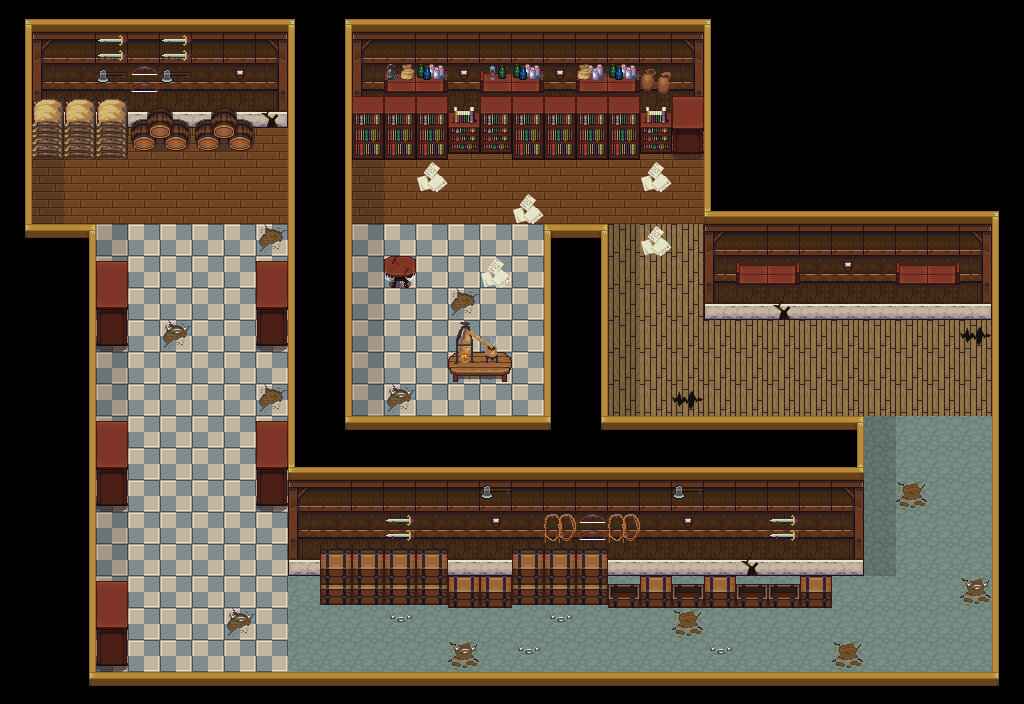

This game map was drawn from its Tiled (.tmx) file and the tilesets committed beside it. A one-line description and the full map source follow:
An orthogonal 32x22 tile map with 32x32 px tiles, 3 tile layers (floor and walls, furnitures, objects).

<map version="1.4" tiledversion="1.4.2" orientation="orthogonal" renderorder="right-down" width="32" height="22" tilewidth="32" tileheight="32" infinite="0" nextlayerid="4" nextobjectid="1">
 <tileset firstgid="1" source="interior.tsx" />
 <layer id="1" name="floor and walls" width="32" height="22">
  <data encoding="csv">
34,37,37,37,37,37,37,37,37,33,34,37,37,37,37,37,37,37,37,37,37,37,33,0,0,0,0,0,0,0,0,0,
22,97,98,98,98,98,98,98,2147483745,20,22,97,98,98,98,98,98,98,98,98,98,2147483745,20,0,0,0,0,0,0,0,0,0,
22,113,114,114,114,114,114,114,2147483761,20,22,113,114,114,114,114,114,114,114,114,114,2147483761,20,0,0,0,0,0,0,0,0,0,
22,129,130,130,130,130,130,130,2147483777,20,22,129,130,130,130,130,130,130,130,130,130,2147483777,20,0,0,0,0,0,0,0,0,0,
22,35,3,3,3,3,3,3,3,20,22,35,3,3,3,3,3,3,3,3,3,3,20,0,0,0,0,0,0,0,0,0,
22,35,3,3,3,3,3,3,3,20,22,35,3,3,3,3,3,3,3,3,3,3,20,0,0,0,0,0,0,0,0,0,
22,35,3,3,3,3,3,3,3,20,22,35,3,3,3,3,3,3,3,3,3,3,36,37,37,37,37,37,37,37,37,33,
18,5,6,65,67,67,67,67,66,20,22,65,67,67,67,67,67,4,6,49,51,51,97,98,98,98,98,98,98,98,2147483745,20,
0,0,22,65,67,67,67,67,67,20,22,65,67,67,67,67,67,20,22,49,51,51,113,114,114,114,114,114,114,114,2147483761,20,
0,0,22,65,67,67,67,67,67,20,22,65,67,67,66,67,67,20,22,49,51,51,129,130,130,130,130,130,130,130,2147483777,20,
0,0,22,65,67,66,67,67,67,20,22,65,67,67,67,67,67,20,22,49,51,51,51,51,51,51,51,51,51,51,50,20,
0,0,22,65,67,67,67,67,67,20,22,65,67,67,67,67,67,20,22,49,51,51,51,51,51,51,51,51,51,51,51,20,
0,0,22,65,67,67,67,67,66,20,22,65,66,67,67,67,67,20,22,49,51,50,51,51,51,51,51,51,51,51,51,20,
0,0,22,65,67,67,67,67,67,20,18,5,5,5,5,5,5,17,18,5,5,5,5,5,5,5,6,81,83,83,83,20,
0,0,22,65,67,67,67,67,67,36,37,37,37,37,37,37,37,37,37,37,37,37,37,37,37,37,38,81,83,83,83,20,
0,0,22,65,67,67,67,67,67,97,98,98,98,98,98,98,98,98,98,98,98,98,98,98,98,98,2147483745,81,82,83,83,20,
0,0,22,65,67,67,67,67,67,113,114,114,114,114,114,114,114,114,114,114,114,114,114,114,114,114,2147483761,81,83,83,83,20,
0,0,22,65,67,67,67,67,67,129,130,130,130,130,130,130,130,130,130,130,130,130,130,130,130,130,2147483777,81,83,83,83,20,
0,0,22,65,67,67,67,67,67,83,83,83,83,83,83,83,83,83,83,83,83,83,83,83,83,83,83,83,83,83,82,20,
0,0,22,65,67,67,67,66,67,83,83,83,83,83,83,83,83,83,83,83,83,82,83,83,83,83,83,83,83,83,83,20,
0,0,22,65,67,67,67,67,67,83,83,83,83,83,82,83,83,83,83,83,83,83,83,83,83,83,82,83,83,83,83,20,
0,0,18,5,5,5,5,5,5,5,5,5,5,5,5,5,5,5,5,5,5,5,5,5,5,5,5,5,5,5,5,17
</data>
 </layer>
 <layer id="2" name="furnitures" width="32" height="22">
  <data encoding="csv">
0,0,0,0,0,0,0,0,0,0,0,0,0,0,0,0,0,0,0,0,0,0,0,0,0,0,0,0,0,0,0,0,
0,0,0,0,0,0,0,0,0,0,0,0,0,0,0,0,0,0,0,0,0,0,0,0,0,0,0,0,0,0,0,0,
0,0,0,0,0,0,0,0,0,0,0,0,168,169,0,168,169,0,168,169,0,0,0,0,0,0,0,0,0,0,0,0,
0,14,14,14,133,134,133,134,42,0,0,101,101,101,107,101,101,101,101,101,107,56,0,0,0,0,0,0,0,0,0,0,
0,30,30,30,149,150,149,150,0,0,0,117,117,117,121,121,117,117,117,117,121,72,0,0,0,0,0,0,0,0,0,0,
0,0,0,0,0,0,0,0,0,0,0,0,0,43,0,0,0,0,0,0,43,0,0,0,0,0,0,0,0,0,0,0,
0,0,0,0,0,0,0,0,0,0,0,0,0,0,0,0,43,0,0,0,0,0,0,0,0,0,0,0,0,0,0,0,
0,0,0,0,0,0,0,0,0,0,0,0,0,0,0,0,0,0,0,0,43,0,0,0,0,0,0,0,0,0,0,0,
0,0,0,55,0,0,0,0,55,0,0,0,164,0,0,43,0,0,0,0,0,0,0,168,169,0,0,0,168,169,0,0,
0,0,0,71,0,0,0,0,71,0,0,0,0,0,0,0,0,0,0,0,0,0,0,0,42,0,0,0,0,0,0,0,
0,0,0,87,0,0,0,0,87,0,0,0,0,0,180,181,0,0,0,0,0,0,0,0,0,0,0,0,0,0,0,0,
0,0,0,0,0,0,0,0,0,0,0,0,0,0,196,197,0,0,0,0,0,0,0,0,0,0,0,0,0,0,0,0,
0,0,0,0,0,0,0,0,0,0,0,0,0,0,0,0,0,0,0,0,0,0,0,0,0,0,0,0,0,0,0,0,
0,0,0,55,0,0,0,0,55,0,0,0,0,0,0,0,0,0,0,0,0,0,0,0,0,0,0,0,0,0,0,0,
0,0,0,71,0,0,0,0,71,0,0,0,0,0,0,0,0,0,0,0,0,0,0,0,0,0,0,0,0,0,0,0,
0,0,0,87,0,0,0,0,87,0,0,0,0,0,0,0,0,0,0,0,0,0,0,0,0,0,0,0,0,0,0,0,
0,0,0,0,0,0,0,0,0,0,0,0,0,0,0,0,0,0,0,0,0,0,0,0,0,0,0,0,0,0,0,0,
0,0,0,0,0,0,0,0,0,0,135,135,135,135,0,0,135,135,135,0,0,0,0,42,0,0,0,0,0,0,0,0,
0,0,0,55,0,0,0,0,0,0,151,151,151,151,155,155,151,151,151,153,155,153,155,153,153,155,0,0,0,0,0,0,
0,0,0,71,0,0,0,0,0,0,0,0,24,0,0,0,0,24,0,0,0,0,0,0,0,0,0,0,0,0,0,0,
0,0,0,87,0,0,0,0,0,0,0,0,0,0,0,0,24,0,0,0,0,0,24,0,0,0,0,0,0,0,0,0,
0,0,0,0,0,0,0,0,0,0,0,0,0,0,0,0,0,0,0,0,0,0,0,0,0,0,0,0,0,0,0,0
</data>
 </layer>
 <layer id="3" name="objects" width="32" height="22">
  <data encoding="csv">
0,0,0,0,0,0,0,0,0,0,0,0,0,0,0,0,0,0,0,0,0,0,0,0,0,0,0,0,0,0,0,0,
0,0,0,9,0,9,0,0,0,0,0,0,0,0,0,0,0,0,0,0,0,0,0,0,0,0,0,0,0,0,0,0,
0,0,0,10,25,10,0,12,0,0,0,0,74,75,12,8,75,12,73,75,44,0,0,0,0,0,0,0,0,0,0,0,
0,0,0,0,0,0,0,0,0,0,0,0,0,0,0,0,0,0,0,0,0,0,0,0,0,0,0,0,0,0,0,0,
0,0,0,0,0,0,0,0,0,0,0,0,0,0,0,0,0,0,0,0,0,0,0,0,0,0,0,0,0,0,0,0,
0,0,0,0,0,0,0,0,0,0,0,0,0,0,0,0,0,0,0,0,0,0,0,0,0,0,0,0,0,0,0,0,
0,0,0,0,0,0,0,0,0,0,0,0,0,0,0,0,0,0,0,0,0,0,0,0,0,0,0,0,0,0,0,0,
0,0,0,0,0,0,0,0,0,0,0,0,0,0,0,0,0,0,0,0,0,0,0,0,0,0,0,0,0,0,0,0,
0,0,0,0,0,0,0,0,0,0,0,0,0,0,0,0,0,0,0,0,0,0,0,0,0,0,12,0,0,0,0,0,
0,0,0,0,0,0,0,0,0,0,0,0,0,0,0,0,0,0,0,0,0,0,0,0,0,0,0,0,0,0,0,0,
0,0,0,0,0,24,0,0,0,0,0,0,0,0,0,0,0,0,0,0,0,0,0,0,0,0,0,0,0,0,0,0,
0,0,0,0,0,0,0,0,0,0,0,0,0,0,0,0,0,0,0,0,0,0,0,0,0,0,0,0,0,0,0,0,
0,0,0,0,0,0,0,0,0,0,0,0,24,0,0,0,0,0,0,0,0,0,0,0,0,0,0,0,0,0,0,0,
0,0,0,0,0,0,0,0,0,0,0,0,0,0,0,0,0,0,0,0,0,0,0,0,0,0,0,0,0,0,0,0,
0,0,0,0,0,0,0,0,0,0,0,0,0,0,0,0,0,0,0,0,0,0,0,0,0,0,0,0,0,0,0,0,
0,0,0,0,0,0,0,0,0,0,0,0,0,0,0,10,0,0,0,0,0,10,0,0,0,0,0,0,0,0,0,0,
0,0,0,0,0,0,0,0,0,0,0,0,9,0,0,12,0,11,25,11,0,12,0,0,9,0,0,0,0,0,0,0,
0,0,0,0,0,0,0,0,0,0,0,0,0,0,0,0,0,0,0,0,0,0,0,0,0,0,0,0,0,0,0,0,
0,0,0,0,0,0,0,0,0,0,0,0,0,0,0,0,0,0,0,0,0,0,0,0,0,0,0,0,0,0,24,0,
0,0,0,0,0,0,0,24,0,0,0,0,0,0,0,0,0,0,0,0,0,0,0,0,0,0,0,0,0,0,0,0,
0,0,0,0,0,0,0,0,0,0,0,0,0,0,24,0,0,0,0,0,0,0,0,0,0,0,0,0,0,0,0,0,
0,0,0,0,0,0,0,0,0,0,0,0,0,0,0,0,0,0,0,0,0,0,0,0,0,0,0,0,0,0,0,0
</data>
 </layer>
</map>